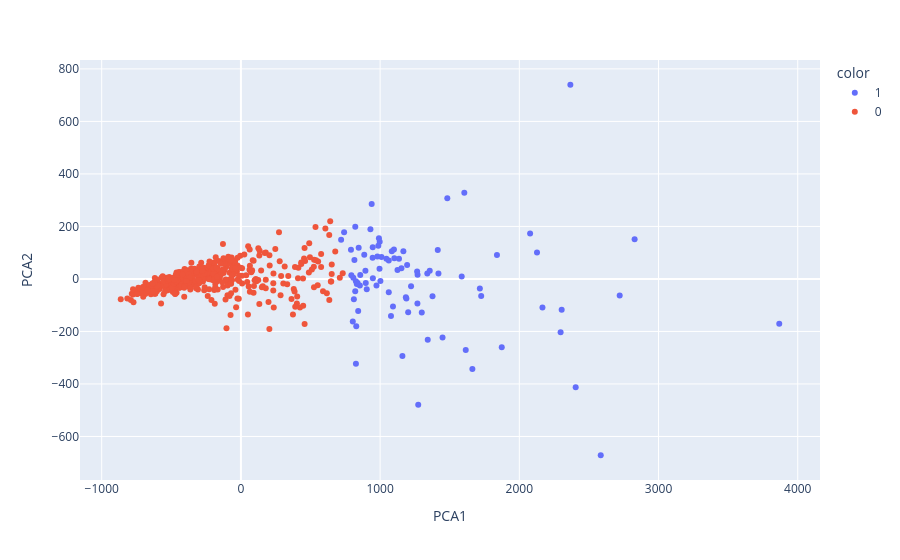

The cell this chart's notebook holds for it:
### Code cell
# Visualiser les classes suivant les deux composantes en utilisant plotly.express
fig = px.scatter(df_pca, x = 'PCA1', y = 'PCA2',color=cah_partition.astype(str))
fig.show()

### Figure 1 — Plotly figure (JSON) as saved in the notebook; plotly's stock layout.template omitted (floating-point values rounded to 4 significant figures; data arrays with more than 128 entries replaced by an {"elided": "..."} marker saying what was removed)
{"data": [{"hovertemplate": "color=1<br>PCA1=%{x}<br>PCA2=%{y}<extra></extra>", "legendgroup": "1", "marker": {"color": "#636efa", "symbol": "circle"}, "mode": "markers", "name": "1", "orientation": "v", "showlegend": true, "type": "scatter", "x": [1160.0, 1269.0, 995.8, 930.3, 821.2, 1615.0, 1874.0, 1274.0, 904.0, 1062.0, 897.0, 807.6, 1342.0, 1092.0, 828.6, 811.4, 946.9, 2077.0, 838.2, 854.6, 1062.0, 1716.0, 793.5, 1605.0, 815.3, 886.0, 826.1, 790.6, 1448.0, 1839.0, 842.4, 2828.0, 1376.0, 947.9, 1483.0, 997.1, 2367.0, 1268.0, 1663.0, 1194.0, 2296.0, 1084.0, 719.9, 1339.0, 1189.0, 1201.0, 1185.0, 1153.0, 2585.0, 1726.0, 973.9, 894.4, 1299.0, 1010.0, 987.0, 1222.0, 1078.0, 2304.0, 845.9, 2721.0, 1102.0, 980.5, 2405.0, 1586.0, 939.4, 1266.0, 1419.0, 826.2, 821.6, 857.4, 1356.0, 741.4, 803.7, 3867.0, 1002.0, 832.6, 1099.0, 2166.0, 946.3, 2127.0, 991.4, 1136.0, 1167.0, 1414.0, 1045.0, 1125.0], "xaxis": "x", "y": [-293.9, 15.63, 39.16, 189.3, -47.15, -270.3, -260.2, -479.3, -38.91, -50.24, -15.17, 4.271, -231.1, -105.0, -180.7, -77.42, 120.6, 173.5, -15.47, -25.18, 69.83, -36.55, 14.43, 328.7, 72.15, 91.83, -8.925, 111.3, -223.2, 91.29, -122.2, 151.2, -65.76, 2.668, 307.4, 141.2, 739.6, -93.6, -343.3, 53.18, -203.1, 105.7, 149.7, 20.73, -74.67, -126.9, -70.07, 41.07, -671.5, -64.81, -24.59, 31.33, -127.5, 83.91, 126.6, -27.8, -141.3, -117.5, 119.0, -62.74, 78.99, 85.5, -412.3, 8.948, 285.9, 28.64, 20.36, -322.9, 198.7, 14.63, 31.0, 178.1, -162.1, -171.0, -7.998, -19.68, 112.6, -108.4, 81.05, 100.3, 154.5, 77.07, 105.6, 110.2, 77.06, 34.13], "yaxis": "y"}, {"hovertemplate": "color=0<br>PCA1=%{x}<br>PCA2=%{y}<extra></extra>", "legendgroup": "0", "marker": {"color": "#EF553B", "symbol": "circle"}, "mode": "markers", "name": "0", "orientation": "v", "showlegend": true, "type": "scatter", "x": {"elided": "483 float values"}, "xaxis": "x", "y": {"elided": "483 float values"}, "yaxis": "y"}], "layout": {"legend": {"title": {"text": "color"}, "tracegroupgap": 0}, "margin": {"t": 60}, "xaxis": {"anchor": "y", "domain": [0, 1], "title": {"text": "PCA1"}}, "yaxis": {"anchor": "x", "domain": [0, 1], "title": {"text": "PCA2"}}}}
